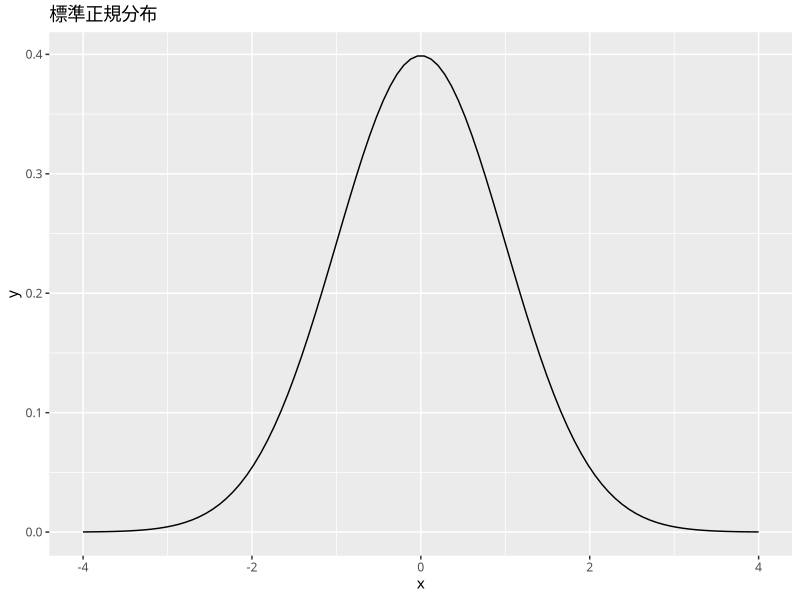
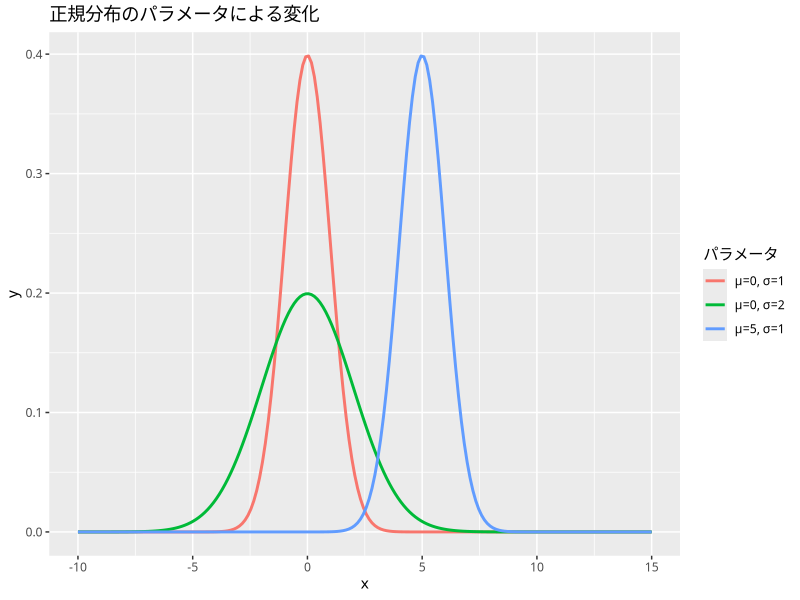
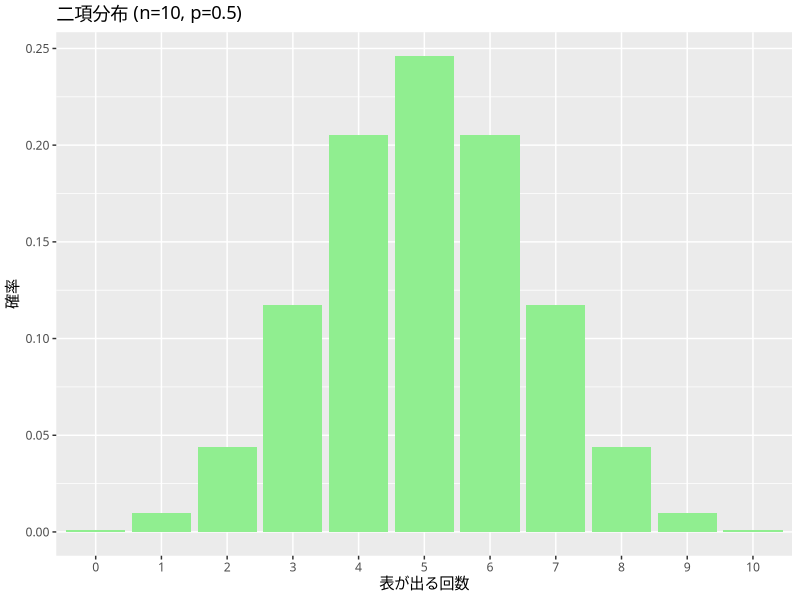
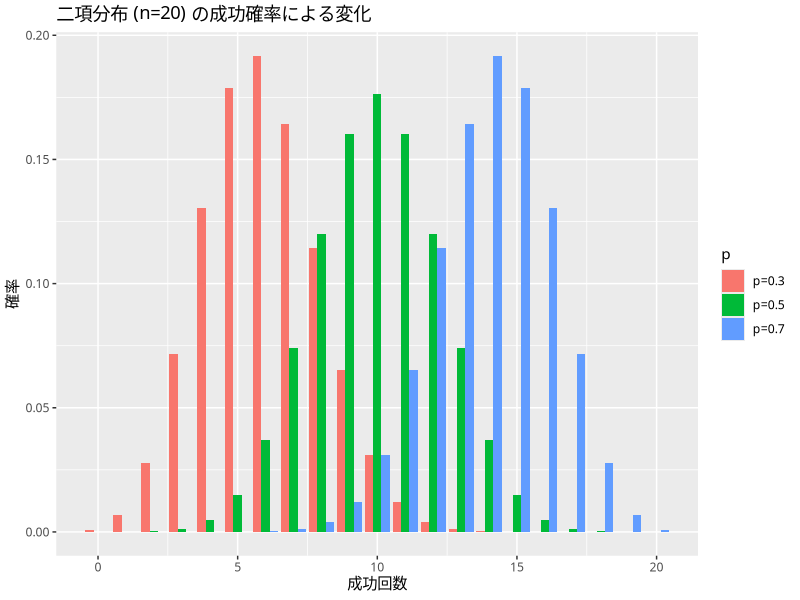
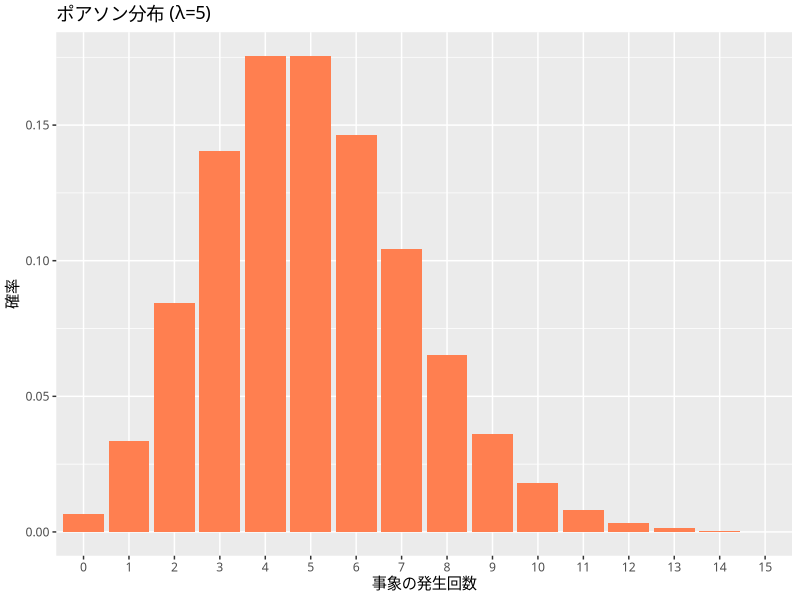
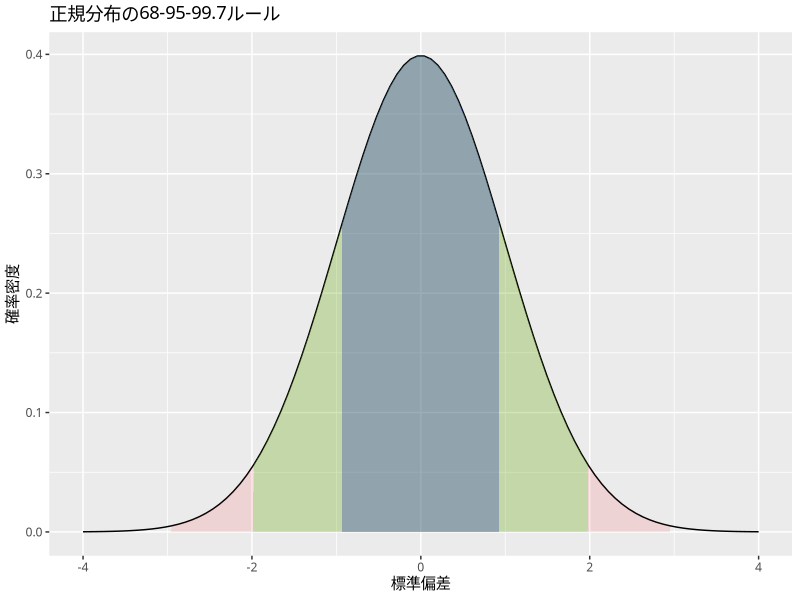

Write R code to recreate these figures, in order.
## ---- chunk 1
library(tidyverse)

# x軸の範囲を決める {.unnumbered}
x <- seq(-4, 4, length.out = 100)
# y軸（確率密度）を計算 {.unnumbered}
y <- dnorm(x, mean = 0, sd = 1)

# データフレームにする {.unnumbered}
df <- data.frame(x, y)

# プロット {.unnumbered}
ggplot(df, aes(x = x, y = y)) +
  theme_gray(base_family = "HiraKakuProN-W3") +
  geom_line() +
  labs(title = "標準正規分布")
## ---- chunk 2
# 異なるパラメータの正規分布を比較
x <- seq(-10, 15, length.out = 200)
df_compare <- data.frame(
  x = rep(x, 3),
  y = c(dnorm(x, mean = 0, sd = 1),
        dnorm(x, mean = 5, sd = 1),
        dnorm(x, mean = 0, sd = 2)),
  type = rep(c("μ=0, σ=1", "μ=5, σ=1", "μ=0, σ=2"), each = length(x))
)

ggplot(df_compare, aes(x = x, y = y, color = type)) +
  theme_gray(base_family = "HiraKakuProN-W3") +
  geom_line(size = 1) +
  labs(title = "正規分布のパラメータによる変化", color = "パラメータ")
## ---- chunk 3
# 60点以下になる確率 {.unnumbered}
p_lower <- pnorm(60, mean = 50, sd = 10)

# 60点以上になる確率 {.unnumbered}
1 - p_lower
## ---- chunk 4
dbinom(5, size = 10, prob = 0.5)
## ---- chunk 5
x <- 0:10
prob <- dbinom(x, size = 10, prob = 0.5)
df_binom <- data.frame(x = factor(x), prob = prob)

ggplot(df_binom, aes(x = x, y = prob)) +
  theme_gray(base_family = "HiraKakuProN-W3") +
  geom_col(fill = "lightgreen") +
  labs(title = "二項分布 (n=10, p=0.5)", x = "表が出る回数", y = "確率")
## ---- chunk 6
# 成功確率が異なる場合の比較
x <- 0:20
df_binom_compare <- data.frame(
  x = rep(x, 3),
  prob = c(dbinom(x, size = 20, prob = 0.3),
           dbinom(x, size = 20, prob = 0.5),
           dbinom(x, size = 20, prob = 0.7)),
  p = rep(c("p=0.3", "p=0.5", "p=0.7"), each = length(x))
)

ggplot(df_binom_compare, aes(x = x, y = prob, fill = p)) +
  theme_gray(base_family = "HiraKakuProN-W3") +
  geom_col(position = "dodge") +
  labs(title = "二項分布 (n=20) の成功確率による変化", x = "成功回数", y = "確率")
## ---- chunk 7
n <- 10
p <- 0.5

# 理論値
cat("期待値:", n * p, "\n")
cat("分散:", n * p * (1-p), "\n")
## ---- chunk 8
# 平均5回の事象が起こるとき
x <- 0:15
prob <- dpois(x, lambda = 5)
df_pois <- data.frame(x = factor(x), prob = prob)

ggplot(df_pois, aes(x = x, y = prob)) +
  theme_gray(base_family = "HiraKakuProN-W3") +
  geom_col(fill = "coral") +
  labs(title = "ポアソン分布 (λ=5)", x = "事象の発生回数", y = "確率")
## ---- chunk 9
# 視覚的に確認
x <- seq(-4, 4, length.out = 100)
y <- dnorm(x)
df <- data.frame(x, y)

ggplot(df, aes(x = x, y = y)) +
  theme_gray(base_family = "HiraKakuProN-W3") +
  geom_line() +
  geom_area(data = filter(df, x >= -1 & x <= 1), fill = "blue", alpha = 0.3) +
  geom_area(data = filter(df, x >= -2 & x <= 2), fill = "green", alpha = 0.2) +
  geom_area(data = filter(df, x >= -3 & x <= 3), fill = "red", alpha = 0.1) +
  labs(title = "正規分布の68-95-99.7ルール", x = "標準偏差", y = "確率密度")
